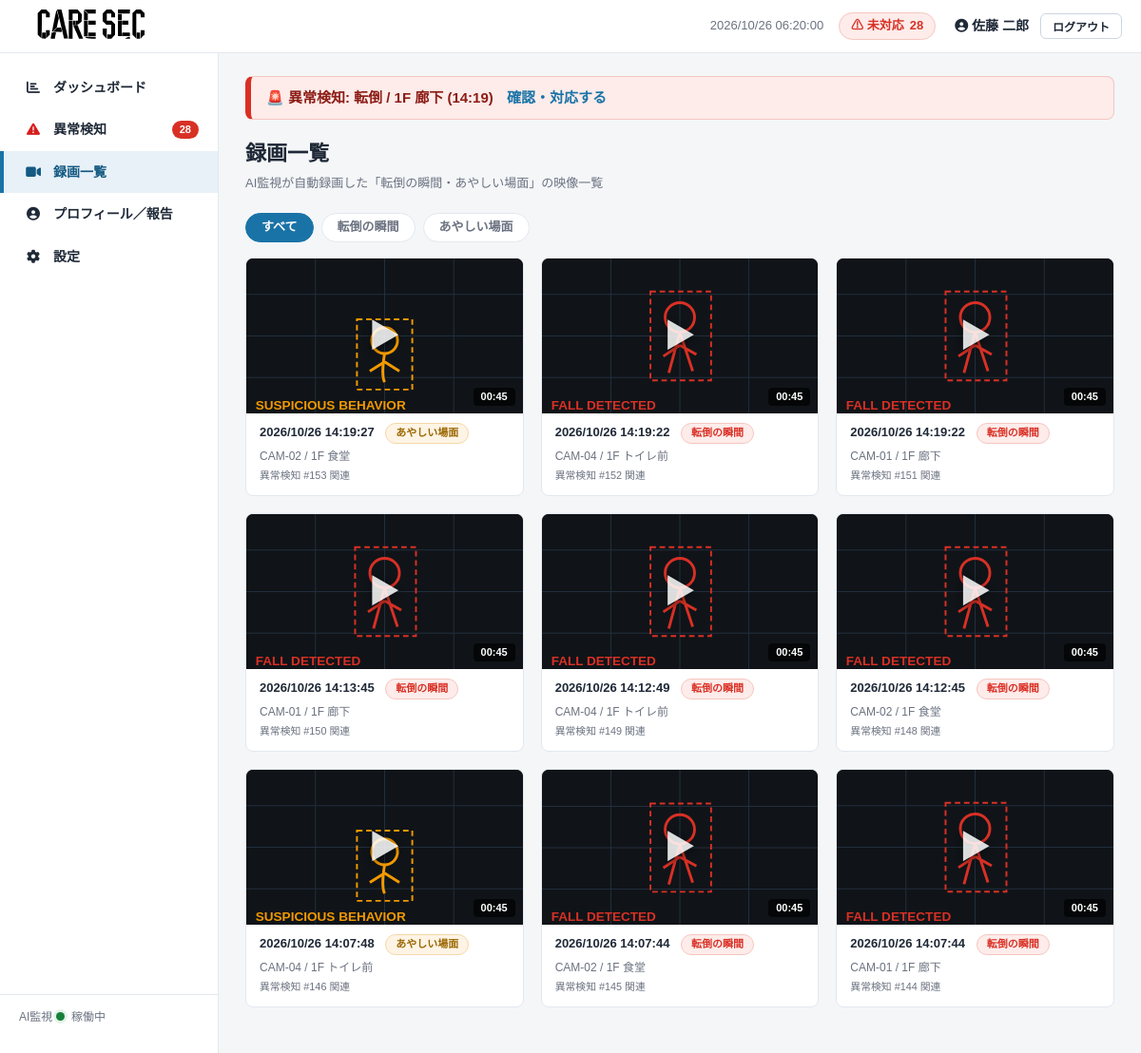
The app's page /recordings/ (signed in) with its own data.
### core/models.py (models this page shows, shortened)
class User(AbstractBaseUser):
    username = models.CharField("ユーザー名", max_length=150, unique=True)
    first_name = models.CharField("名", max_length=50, blank=True)
    last_name = models.CharField("姓", max_length=50, blank=True)
    email = models.EmailField("メールアドレス", blank=True)
    is_active = models.BooleanField("有効", default=True)
    is_admin = models.BooleanField("管理画面を利用できる", default=False)
    date_joined = models.DateTimeField("登録日", default=timezone.now)
    objects = UserManager()
    USERNAME_FIELD = "username"
    REQUIRED_FIELDS = []
    class Meta:
        verbose_name = "介護士"
        verbose_name_plural = "介護士"
        default_permissions = ()  # 権限レコードを作らない
    def get_full_name(self):
        return f"{self.last_name} {self.first_name}".strip()

class Alert(models.Model):
    class Kind(models.TextChoices):
        FALL = "fall", "転倒"
        SUSPICIOUS = "suspicious", "あやしい動き"
        ZONE = "zone", "立ち入り禁止ゾーン"
    class Status(models.TextChoices):
        OPEN = "open", "未対応"
        RESPONDING = "responding", "対応中"
        RESOLVED = "resolved", "解決済み"
        FALSE_POSITIVE = "false_positive", "誤検知"
    kind = models.CharField("種類", max_length=16, choices=Kind.choices)
    status = models.CharField("状況", max_length=16, choices=Status.choices, default=Status.OPEN)
    camera = models.ForeignKey(Camera, verbose_name="カメラ", on_delete=models.CASCADE, related_name="alerts")
    occurred_at = models.DateTimeField("発生日時")
    confidence = models.FloatField("AI信頼度", null=True, blank=True, help_text="0.0〜1.0")
    detected_state = models.CharField(
        "検知時の人物状態", max_length=16,
        choices=PersonState.choices, default=PersonState.UNKNOWN,
    )
    created_at = models.DateTimeField("アラート発生時刻", default=timezone.now)
    responded_at = models.DateTimeField("対応開始時刻", null=True, blank=True)
    resolved_at = models.DateTimeField("対応完了時刻", null=True, blank=True)
    is_false_positive = models.BooleanField("誤検知", default=False)
    thumbnail_url = models.TextField("サムネイルURL", blank=True)
    responder = models.ForeignKey(
        User, verbose_name="対応者",
        null=True, blank=True, on_delete=models.SET_NULL, related_name="responding_alerts",
    )
    class Meta:
        verbose_name = "異常検知"
        verbose_name_plural = "異常検知"
        ordering = ["-occurred_at"]
        default_permissions = ()
    @property
    def kind_label(self):
        return self.get_kind_display()
    @property
    def location(self):
        return self.camera.location

class Camera(models.Model):
    name = models.CharField("カメラ名", max_length=64)
    location = models.CharField("設置場所", max_length=128)
    stream_url = models.TextField("ストリームURL", blank=True)
    is_online = models.BooleanField("online", default=True)
    class Meta:
        verbose_name = "カメラ"
        verbose_name_plural = "カメラ"
        default_permissions = ()

class Recording(models.Model):
    class Kind(models.TextChoices):
        FALL = "fall", "転倒の瞬間"
        SUSPICIOUS = "suspicious", "あやしい場面"
    kind = models.CharField("種類", max_length=16, choices=Kind.choices)
    camera = models.ForeignKey(Camera, verbose_name="カメラ", on_delete=models.CASCADE, related_name="recordings")
    alert = models.OneToOneField(
        Alert, verbose_name="関連する異常",
        null=True, blank=True, on_delete=models.SET_NULL, related_name="recording",
    )
    started_at = models.DateTimeField("録画開始")
    ended_at = models.DateTimeField("録画終了")
    video_url = models.TextField("動画URL")
    thumbnail_url = models.TextField("サムネイルURL", blank=True)
    reason = models.CharField("録画理由", max_length=255, blank=True)
    markers = models.JSONField("AI検知マーク", default=list, blank=True)
    class Meta:
        verbose_name = "自動録画"
        verbose_name_plural = "自動録画"
        ordering = ["-started_at"]
        default_permissions = ()
    @property
    def kind_label(self):
        return self.get_kind_display()
    @property
    def camera_name(self):
        return self.camera.name
    @property
    def location(self):
        return self.camera.location
    @property
    def duration_label(self):
        delta = max(int((self.ended_at - self.started_at).total_seconds()), 0)
        h, rem = divmod(delta, 3600)
        m, s = divmod(rem, 60)
        if h:
            return f"{h}:{m:02d}:{s:02d}"
        return f"{m:02d}:{s:02d}"

### core/views.py (the view)
# urls.py: path("recordings/", views.recording_list, name="recording_list"),
@login_required
def recording_list(request):
    current_kind = request.GET.get("kind", "")
    recordings = Recording.objects.select_related("camera")
    if current_kind in Recording.Kind.values:
        recordings = recordings.filter(kind=current_kind)
    return render(request, "recordings/list.html", {
        "recordings": recordings,
        "current_kind": current_kind,
    })

### core/auth.py (called while the page is built)
    def get_user(self, user_id):
        User = get_user_model()
        try:
            return User.objects.get(pk=user_id)
        except User.DoesNotExist:
            return None

### core/context_processors.py (called while the page is built)
def alert_globals(request):
    if not request.user.is_authenticated:
        return {}
    open_alerts = Alert.objects.filter(status=Alert.Status.OPEN)
    return {
        "open_alert_count": open_alerts.count(),
        "latest_open_alert": open_alerts.order_by("-occurred_at").first(),
    }

### templates/recordings/list.html (shortened to what this page needs)
{% extends "base.html" %}
{% block content %}
<div class="page-header">
  <h1>録画一覧</h1>
  <p class="page-header__sub">AI監視が自動録画した「転倒の瞬間・あやしい場面」の映像一覧</p>
</div>
<div class="filter-bar">
  <a href="{% url 'recording_list' %}" class="filter-chip{% if current_kind == '' %} is-selected{% endif %}">すべて</a>
  <a href="?kind=fall" class="filter-chip{% if current_kind == 'fall' %} is-selected{% endif %}">転倒の瞬間</a>
  <a href="?kind=suspicious" class="filter-chip{% if current_kind == 'suspicious' %} is-selected{% endif %}">あやしい場面</a>
</div>
<div class="recording-grid">
  {% for rec in recordings %}
  <a class="recording-card" href="{% url 'recording_detail' rec.id %}">
    <div class="recording-card__thumb">
      {% if rec.thumbnail_url %}
        <img src="{{ rec.thumbnail_url }}" alt="{{ rec.kind_label }} サムネイル">
      {% else %}
        <div class="recording-card__thumb-placeholder">🎞</div>
      {% endif %}
      <span class="recording-card__play" aria-hidden="true">▶</span>
      <span class="recording-card__duration">{{ rec.duration_label }}</span>
    </div>
    <div class="recording-card__meta">
      <strong>{{ rec.started_at|date:"Y/m/d H:i:s" }}</strong>
      <span class="chip chip--{{ rec.kind }}">{{ rec.kind_label }}</span>
      <p>{{ rec.camera_name }} / {{ rec.location }}</p>
      {% if rec.alert_id %}
        <small>異常検知 #{{ rec.alert_id }} 関連</small>
      {% endif %}
    </div>
  </a>
  {% empty %}
  <div class="empty">録画はありません</div>
  {% endfor %}
</div>
{% endblock %}

### templates/base.html (shortened to what this page needs)
{% load static %}<!DOCTYPE html>
<html lang="ja">
<head>
<link rel="stylesheet" href="https://cdnjs.cloudflare.com/ajax/libs/font-awesome/6.4.0/css/all.min.css">
<link rel="stylesheet" href="{% static 'css/style.css' %}">
</head>
{% url 'api_alerts' as api_alerts_url %}
<body data-alerts-api="{{ api_alerts_url|default:'' }}">
<div class="layout">
  <header class="topbar">
    <div class="topbar__brand">
      <img src="{% static 'img/image1.svg' %}" alt="アイコン" style="width: 10em; height: auto;">
    </div>
    <div class="topbar__info">
      <span id="clock" class="topbar__clock">----/--/-- --:--:--</span>
      <a href="{% url 'alert_list' %}" class="topbar__alert-badge" title="未対応の異常一覧へ">
        ⚠ 未対応 <span id="alert-badge-count">{{ open_alert_count|default:0 }}</span>
      </a>
    </div>
    <div class="topbar__user">
      {% if user.is_authenticated %}
        <a class="topbar__username" href="{% url 'profile' %}"><i class="fa-solid fa-circle-user"></i> {{ user.get_full_name|default:user.username }}</a>
        <form method="post" action="{% url 'logout' %}" class="inline-form">
          <button type="submit" class="btn btn--ghost btn--sm">ログアウト</button>
        </form>
      {% else %}
        <a class="btn btn--primary btn--sm" href="{% url 'login' %}">ログイン</a>
      {% endif %}
    </div>
  </header>
  <nav class="sidebar" id="sidebar" aria-label="メインメニュー">
    <ul class="menu">
      <li class="menu__item{% if request.resolver_match.url_name == 'dashboard' %} is-active{% endif %}">
        <a href="{% url 'dashboard' %}"><span class="menu__icon"></span>ダッシュボード</a>
      </li>
      <li class="menu__item{% if request.resolver_match.url_name == 'alert_list' %} is-active{% endif %}">
        <a href="{% url 'alert_list' %}"><span class="menu__icon"><i class="fa-solid fa-triangle-exclamation" style="color: rgb(215, 30, 30);"></i></span>異常検知
          <span class="menu__badge" id="sidebar-alert-count"{% if not open_alert_count %} hidden{% endif %}>{{ open_alert_count|default:0 }}</span>
        </a>
      </li>
      <li class="menu__item{% if request.resolver_match.url_name == 'recording_list' %} is-active{% endif %}">
        <a href="{% url 'recording_list' %}"><span class="menu__icon"><i class="fa-solid fa-video"></i></span>録画一覧</a>
      </li>
      <li class="menu__item{% if request.resolver_match.url_name == 'profile' %} is-active{% endif %}">
        <a href="{% url 'profile' %}"><span class="menu__icon"><i class="fa-solid fa-circle-user"></i></span>プロフィール／報告</a>
      </li>
      <li class="menu__item{% if request.resolver_match.url_name == 'settings' %} is-active{% endif %}">
        <a href="{% url 'settings' %}"><span class="menu__icon"><i class="fa-solid fa-gear"></i></span>設定</a>
      </li>
    </ul>
    <div class="sidebar__footer">
      AI監視 <span class="status-dot status-dot--on"></span> 稼働中
    </div>
  </nav>
  <main class="main">
    {% if latest_open_alert %}
      <div class="global-alert-banner" role="alert">
        🚨 異常検知: {{ latest_open_alert.kind_label }} / {{ latest_open_alert.location }}
        ({{ latest_open_alert.occurred_at|date:"H:i" }})
        <a href="{% url 'alert_list' %}">確認・対応する</a>
      </div>
    {% endif %}
    {% block content %}{% endblock %}
  </main>
</div>
</body>
</html>

### records on screen
User: get_full_name "佐藤 二郎"
Alert: kind_label "転倒", location "1F 廊下", occurred_at "14:19"
Recording: thumbnail_url (picture), duration_label "00:45", started_at "2026/10/26 14:19:27", kind_label "あやしい場面", camera_name "CAM-02", location "1F 食堂", alert_id "153"
Recording: thumbnail_url (picture), duration_label "00:45", started_at "2026/10/26 14:19:22", kind_label "転倒の瞬間", camera_name "CAM-04", location "1F トイレ前", alert_id "152"
Recording: thumbnail_url (picture), duration_label "00:45", started_at "2026/10/26 14:19:22", kind_label "転倒の瞬間", camera_name "CAM-01", location "1F 廊下", alert_id "151"
Recording: thumbnail_url (picture), duration_label "00:45", started_at "2026/10/26 14:13:45", kind_label "転倒の瞬間", camera_name "CAM-01", location "1F 廊下", alert_id "150"
Recording: thumbnail_url (picture), duration_label "00:45", started_at "2026/10/26 14:12:49", kind_label "転倒の瞬間", camera_name "CAM-04", location "1F トイレ前", alert_id "149"
Recording: thumbnail_url (picture), duration_label "00:45", started_at "2026/10/26 14:12:45", kind_label "転倒の瞬間", camera_name "CAM-02", location "1F 食堂", alert_id "148"
Recording: thumbnail_url (picture), duration_label "00:45", started_at "2026/10/26 14:07:48", kind_label "あやしい場面", camera_name "CAM-04", location "1F トイレ前", alert_id "146"
Recording: thumbnail_url (picture), duration_label "00:45", started_at "2026/10/26 14:07:44", kind_label "転倒の瞬間", camera_name "CAM-02", location "1F 食堂", alert_id "145"
Recording: thumbnail_url (picture), duration_label "00:45", started_at "2026/10/26 14:07:44", kind_label "転倒の瞬間", camera_name "CAM-01", location "1F 廊下", alert_id "144"

### other values on screen
{{ open_alert_count|default:0 }} "28"
